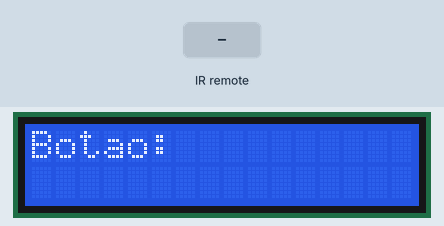
Recording of a sketch running on a simulated Arduino Uno, built with avr-gcc and run on an emulated ATmega328P. Parts: 16×2 character LCD. The inputs (shaded band) are chosen by the test bench. What the sketch prints to the serial monitor is not drawn.

Above: at 1.2 s.
1.3 s: infrared code 0xC101E57B received
At 2.5 s:
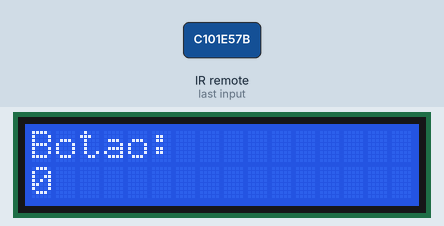
2.8 s: infrared code 0x9716BE3F received
At 3.7 s:
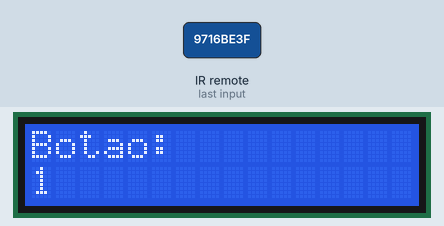
Timing chart, 0 to 5.8 s (numbered marks = the images above; inputs shaded):
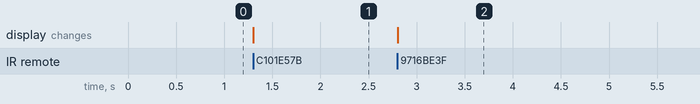

The sketch:

teste_infravermelho.ino
```cpp
#include <IRremote.h>
#include <LiquidCrystal.h>

#define D4 4
#define D5 5
#define D6 6
#define D7 7
#define E 8
#define RS 9

LiquidCrystal lcd(RS, E, D4, D5, D6, D7);

const int RECV_PIN = 2;

IRrecv irrecv(RECV_PIN);
decode_results results;

String decodeIR(decode_results results)
{
    switch (results.value)
    {
    case 0xC101E57B:
        return "0";
    case 0x9716BE3F:
        return "1";
    case 0x3D9AE3F7:
        return "2";
    case 0x6182021B:
        return "3";
    case 0x8C22657B:
        return "4";
    case 0xFF38C7:
        return "5";
    case 0x449E79F:
        return "6";
    case 0xFF42BD:
        return "7";
    case 0xFF4AB5:
        return "8";
    case 0xFF52AD:
        return "9";
    default:
        return "Null";
    }
}

void setup()
{
    Serial.begin(115200);
    irrecv.enableIRIn();
    lcd.begin(16, 2);
    lcd.print("Botao:");
}

void loop()
{
    if (irrecv.decode(&results))
    {
        if (results.value != 0x25AE7EE0)
        {
            String resultString = decodeIR(results);
            lcd.clear();
            lcd.setCursor(0, 0);
            lcd.print("Botao:");
            lcd.setCursor(0, 1);
            lcd.print(resultString);
            Serial.println(resultString);
        }

        irrecv.resume();
    }
}
```

Measured:
- after the input at 1.3 s, the display: changes at once (image 1)
- after the input at 2.8 s, the display: changes at once (image 2)
